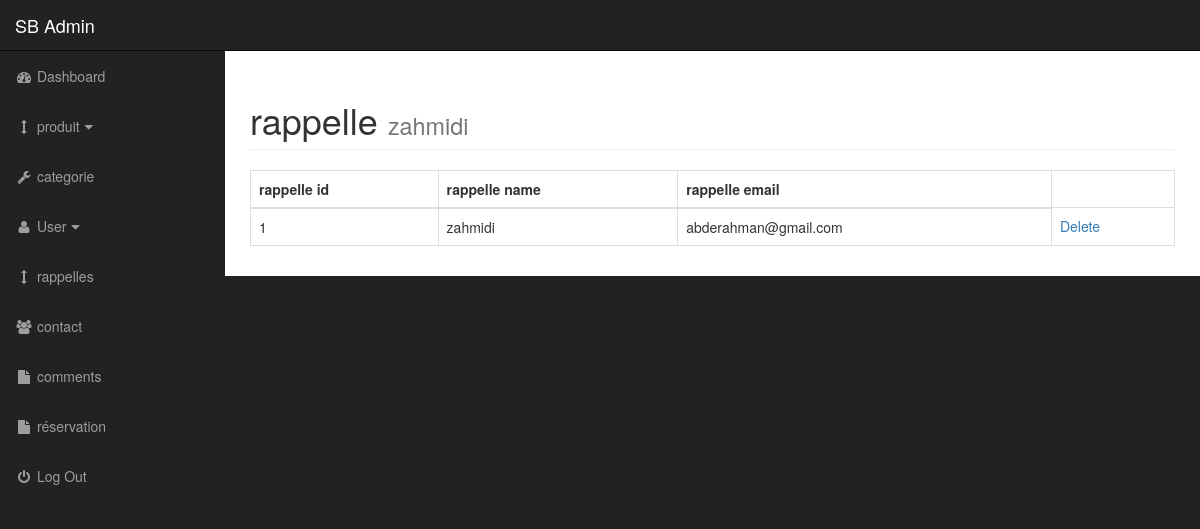
The page /admin/rappelles.php (signed in) on the database its author committed.
### tables this page shows
CREATE TABLE `rappelles` (
  `rappelle_id` int(11) NOT NULL,
  `rappelle_name` varchar(255) NOT NULL,
  `rappelle_email` varchar(255) NOT NULL
);

### admin/includes/all_rappelles.php (the view, shortened to what this page needs)
<div class="table-responsive">
    <table class="table table-dark table-bordered table-hover">
        <thead class="table-dark">
            <tr>
                <th>rappelle id</th>
                <th>rappelle name</th>
                <th>rappelle email</th>
            </tr>
        </thead>
        <tbody>
            <?php
            $query = "SELECT * FROM rappelles";
            $select_all = mysqli_query($conn, $query);
            while ($row = mysqli_fetch_assoc($select_all)) {
                $rappelle_id = $row['rappelle_id'];
                $rappelle_name = $row['rappelle_name'];
                $rappelle_email = $row['rappelle_email'];
            ?>
                <tr>
                    <td><?php echo $rappelle_id ?></td>
                    <td><?php echo $rappelle_name ?></td>
                    <td><?php echo $rappelle_email ?></td>
                    <?php echo " <td> <a href='rappelles.php?delete={$rappelle_id}'>Delete</a></td>" ?>
                </tr>
            <?php  } ?>
        </tbody>
    </table>
</div>

### admin/css/sb-admin.css (style rules this page uses)
body { margin-top: 100px; background-color: #222; }
@media (min-width:768px) { body { margin-top: 50px; } }

### rows shown on the page
rappelles: rappelle_id "1", rappelle_name "zahmidi", rappelle_email "abderahman@gmail.com"

### other values the page prints
$_SESSION["user_nome"] "zahmidi"
